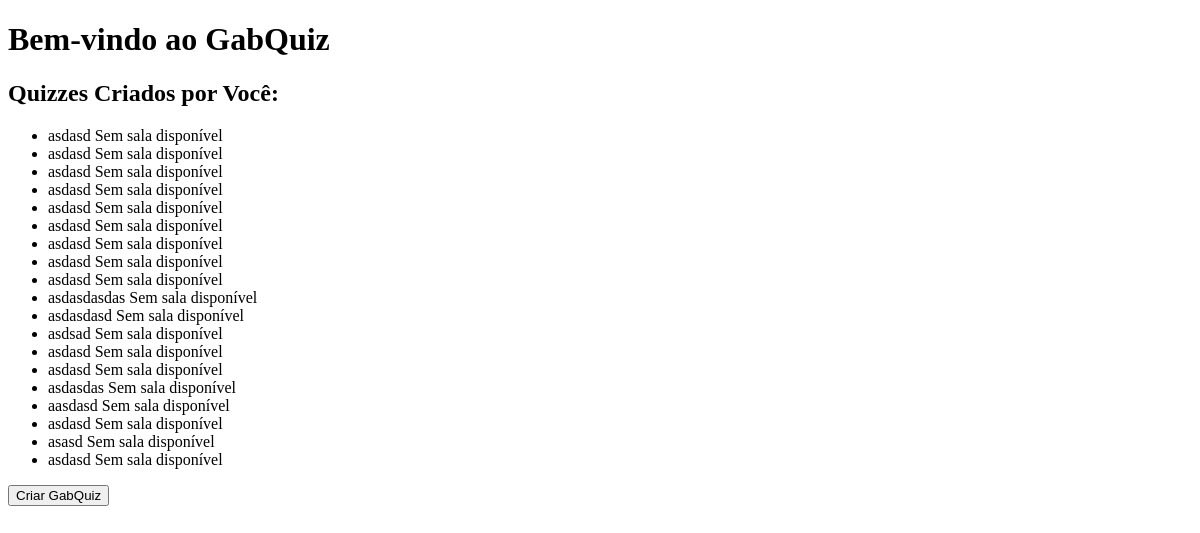
Page /api/ on the earlier database version.
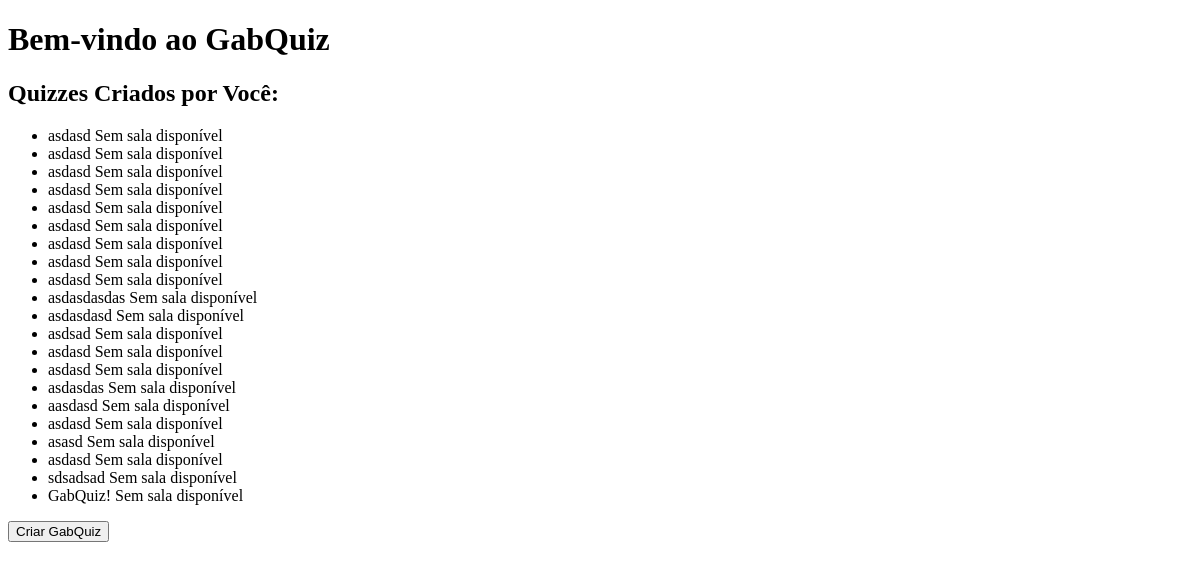
Same page on the later database version.
### quizzes/models.py (models this page shows, shortened)
class Quiz(models.Model):
    titulo = models.CharField(max_length=255)
    descricao = models.TextField(blank=True, null=True)
    usuario = models.ForeignKey(settings.AUTH_USER_MODEL, on_delete=models.CASCADE)
    data_criacao = models.DateTimeField(auto_now_add=True)

### quizzes/views.py (the view)
# urls.py: path('', home, name='home'),
def home(request):
    quizzes = Quiz.objects.all()
    for quiz in quizzes:
        quiz.sala_ativa = Sala.objects.filter(quiz=quiz, ativa=True).first()
    return render(request, 'quizzes/home.html', {'quizzes': quizzes})

### account/views.py (called while the page is built)
    def process_request(self, request):
        if request.path.startswith('/api/'):
            setattr(request, '_dont_enforce_csrf_checks', True)

### quizzes/templates/quizzes/home.html (shortened to what this page needs)
<!DOCTYPE html>
<html lang="en">
<head>
</head>
<body>
    <h1>Bem-vindo ao GabQuiz</h1>
    <h2>Quizzes Criados por Você:</h2>
    <ul>
        {% for quiz in quizzes %}
            <li>
                {{ quiz.titulo }}
                {% if quiz.sala and quiz.sala.ativa %}
                    <a href="{% url 'sala_espera' quiz.sala.id %}">Jogar GabQuiz</a>
                {% else %}
                    <span>Sem sala disponível</span>
                {% endif %}
            </li>
        {% empty %}
            <p>Você ainda não criou nenhum quiz.</p>
        {% endfor %}
    </ul>
    <button onclick="redirecionar()">
        Criar GabQuiz
    </button>
</body>
</html>

Differences in the rows shown:
added Quiz: titulo "sdsadsad"
added Quiz: titulo "GabQuiz!"
